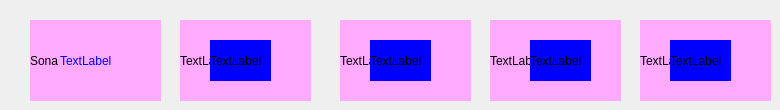
        <widget class="QWidget" name="page_11">
         <widget class="QLabel" name="label_75">
          <property name="geometry">
           <rect>
            <x>30</x>
            <y>20</y>
            <width>131</width>
            <height>81</height>
           </rect>
          </property>
          <property name="styleSheet">
           <string notr="true">background-color: rgb(255, 170, 255);</string>
          </property>
          <property name="text">
           <string>Sona</string>
          </property>
         </widget>
         <widget class="QLabel" name="label_76">
          <property name="geometry">
           <rect>
            <x>60</x>
            <y>40</y>
            <width>81</width>
            <height>41</height>
           </rect>
          </property>
          <property name="styleSheet">
           <string notr="true">color: rgb(0, 0, 255);</string>
          </property>
          <property name="text">
           <string>TextLabel</string>
          </property>
         </widget>
         <widget class="QLabel" name="label_77">
          <property name="geometry">
           <rect>
            <x>180</x>
            <y>20</y>
            <width>131</width>
            <height>81</height>
           </rect>
          </property>
          <property name="styleSheet">
           <string notr="true">background-color: rgb(255, 170, 255);</string>
          </property>
          <property name="text">
           <string>TextLabel</string>
          </property>
         </widget>
         <widget class="QLabel" name="label_78">
          <property name="geometry">
           <rect>
            <x>210</x>
            <y>40</y>
            <width>61</width>
            <height>41</height>
           </rect>
          </property>
          <property name="styleSheet">
           <string notr="true">background-color: rgb(0, 0, 255);</string>
          </property>
          <property name="text">
           <string>TextLabel</string>
          </property>
         </widget>
         <widget class="QLabel" name="label_79">
          <property name="geometry">
           <rect>
            <x>340</x>
            <y>20</y>
            <width>131</width>
            <height>81</height>
           </rect>
          </property>
          <property name="styleSheet">
           <string notr="true">background-color: rgb(255, 170, 255);</string>
          </property>
          <property name="text">
           <string>TextLabel</string>
          </property>
         </widget>
         <widget class="QLabel" name="label_80">
          <property name="geometry">
           <rect>
            <x>370</x>
            <y>40</y>
            <width>61</width>
            <height>41</height>
           </rect>
          </property>
          <property name="styleSheet">
           <string notr="true">background-color: rgb(0, 0, 255);</string>
          </property>
          <property name="text">
           <string>TextLabel</string>
          </property>
         </widget>
         <widget class="QLabel" name="label_81">
          <property name="geometry">
           <rect>
            <x>490</x>
            <y>20</y>
            <width>131</width>
            <height>81</height>
           </rect>
          </property>
          <property name="styleSheet">
           <string notr="true">background-color: rgb(255, 170, 255);</string>
          </property>
          <property name="text">
           <string>TextLabel</string>
          </property>
         </widget>
         <widget class="QLabel" name="label_82">
          <property name="geometry">
           <rect>
            <x>530</x>
            <y>40</y>
            <width>61</width>
            <height>41</height>
           </rect>
          </property>
          <property name="styleSheet">
           <string notr="true">background-color: rgb(0, 0, 255);</string>
          </property>
          <property name="text">
           <string>TextLabel</string>
          </property>
         </widget>
         <widget class="QLabel" name="label_83">
          <property name="geometry">
           <rect>
            <x>640</x>
            <y>20</y>
            <width>131</width>
            <height>81</height>
           </rect>
          </property>
          <property name="styleSheet">
           <string notr="true">background-color: rgb(255, 170, 255);</string>
          </property>
          <property name="text">
           <string>TextLabel</string>
          </property>
         </widget>
         <widget class="QLabel" name="label_84">
          <property name="geometry">
           <rect>
            <x>670</x>
            <y>40</y>
            <width>61</width>
            <height>41</height>
           </rect>
          </property>
          <property name="styleSheet">
           <string notr="true">background-color: rgb(0, 0, 255);</string>
          </property>
          <property name="text">
           <string>TextLabel</string>
          </property>
         </widget>
        </widget>
